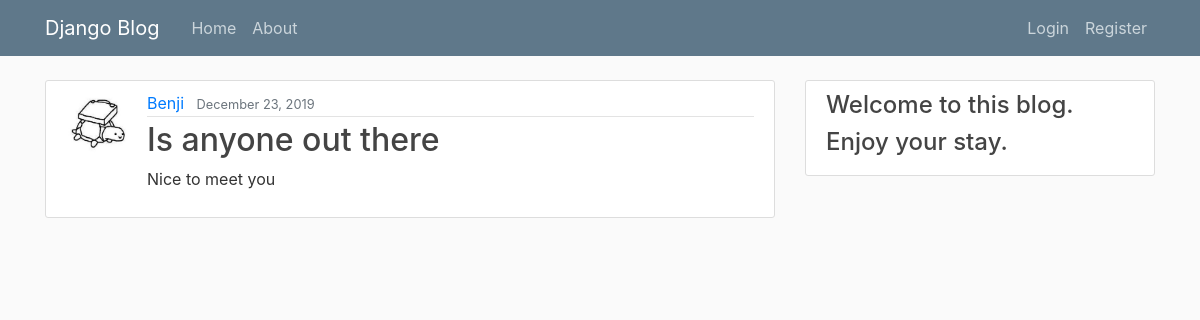
The page /post/8/ on the database its author committed.
### blog/models.py (models this page shows, shortened)
class Post(models.Model):
    title = models.CharField(max_length=100)
    content = models.TextField()
    date_posted = models.DateTimeField(default=timezone.now)
    author = models.ForeignKey(User, on_delete=models.CASCADE)

### users/models.py (models this page shows, shortened)
class Profile(models.Model):
    user = models.OneToOneField(User, on_delete=models.CASCADE)
    image = models.ImageField(default='default.jpg', upload_to='profile_pics')

### blog/views.py (the view)
# urls.py: path('post/<int:pk>/', PostDetailView.as_view(), name='post-detail'),
class PostDetailView(DetailView):
    model = Post

### blog/templates/blog/post_detail.html (shortened to what this page needs)
{% extends "blog/base.html" %} {% block content %}
<article class="media content-section">
    <img class="rounded-circle article-img" src="{{ object.author.profile.image.url }}" />
    <div class="media-body">
        <div class="article-metadata">
            <a class="mr-2" href="#">{{ object.author }}</a>
            <small class="text-muted">{{ object.date_posted|date:"F d, Y" }}</small>
        </div>
        <h2 class="article-title">{{ object.title }}</h2>
        <p class="article-content">{{ object.content }}</p>
    </div>
</article>
{% endblock content %}

### blog/static/blog/main.css (style rules this page uses)
body { background: #fafafa; color: #333333; margin-top: 5rem; }
h1, h2, h3, h4, h5, h6 { color: #444444; }
.content-section { background: #ffffff; padding: 10px 20px; border: 1px solid #dddddd; border-radius: 3px; margin-bottom: 20px; }
.article-title { color: #444444; }
.article-content { white-space: pre-line; }
.article-img { height: 65px; width: 65px; margin-right: 16px; }
.article-metadata { padding-bottom: 1px; margin-bottom: 4px; border-bottom: 1px solid #e3e3e3 }

### rows shown on the page
Post: author.profile.image (picture), author "Benji", date_posted "December 23, 2019", title "Is anyone out there", content "Nice to meet you"
